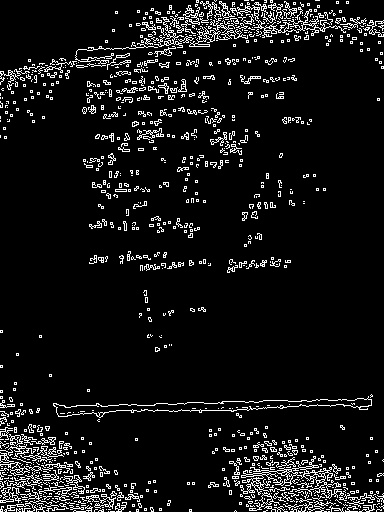
//> input picture data/img/picture.jpg, 384 x 512 px
$ ./img2sketch   (built with g++ and OpenCV 4)
//> lines starting //> are read from the running program, lines starting //| are printed output that depends on the picture; after the words box and inside, x2 and y2 are one past the last pixel; in counts of white or black regions, pixels touching at a corner belong together
#include <math.h>
#include <opencv2/core/core.hpp>
#include <opencv2/highgui/highgui.hpp>
#include <opencv2/imgproc/imgproc.hpp>
using namespace cv;

int main(int argc, char *argv[])
{
    Mat src = imread("../data/img/picture.jpg", 1);
//> src is the input picture: 512 rows x 384 cols, CV_8UC3; min 0, max 255, mean 20.4
    int width = src.cols;
//> width = 384
    int height = src.rows;
//> height = 512
    Mat gray0;
    //去色
    cvtColor(src, gray0, CV_BGR2GRAY);
    imwrite("../data/img/gray0.jpg", gray0);
    // [18 lines of commented-out code are left out]
    Mat high_color(gray0.size(), CV_8UC1);
    Mat low_color(gray0.size(), CV_8UC1);
    for (int y = 0; y < height; y++)
    {
        uchar *P0 = low_color.ptr<uchar>(y);
        uchar *P1 = high_color.ptr<uchar>(y);
        uchar *P = gray0.ptr<uchar>(y);
        for (int x = 0; x < width; x++)
        {
            if (P[x] < 80)
                P1[x] = P[x];
            else
                P0[x] = P[x];
        }
    }
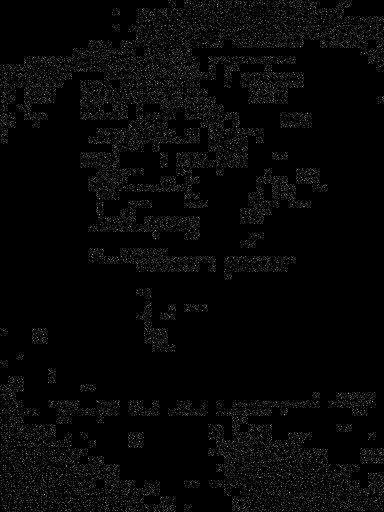
//> high_color: 512 rows x 384 cols, CV_8UC1; min 0, max 9, mean 0.214; drawn with min black and max white
    // [4 lines of commented-out code are left out]
    imwrite("../data/img/low0.jpg", low_color);
    imwrite("../data/img/high0.jpg", high_color);
    Canny(low_color, low_color, 50, 120, 3);
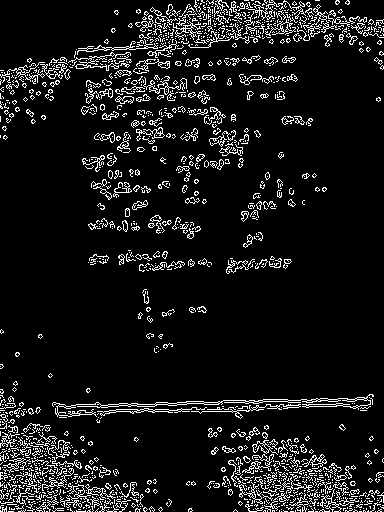
//> low_color: 512 rows x 384 cols, CV_8UC1; 9% white in thin lines or dots
    Canny(high_color, high_color, 50, 100, 3);
//> high_color: 512 rows x 384 cols, CV_8UC1; 11.34% of pixels changed, all inside (x1, y1, x2, y2) = (0, 0, 384, 512)
    for (int y = 0; y < height; y++)
    {
        uchar *P0 = low_color.ptr<uchar>(y);
        uchar *P1 = high_color.ptr<uchar>(y);
        uchar *P = gray0.ptr<uchar>(y);
        for (int x = 0; x < width; x++)
        {
            P[x] = P0[x] + P1[x];
        }
    }
    //addWeighted(gray0, -1, NULL, 0, 255, gray0);
    imwrite("../data/img/low1.jpg", low_color);
    imwrite("../data/img/high1.jpg", high_color);
    imwrite("../data/img/line.jpg", gray0);
    return 0;
}
